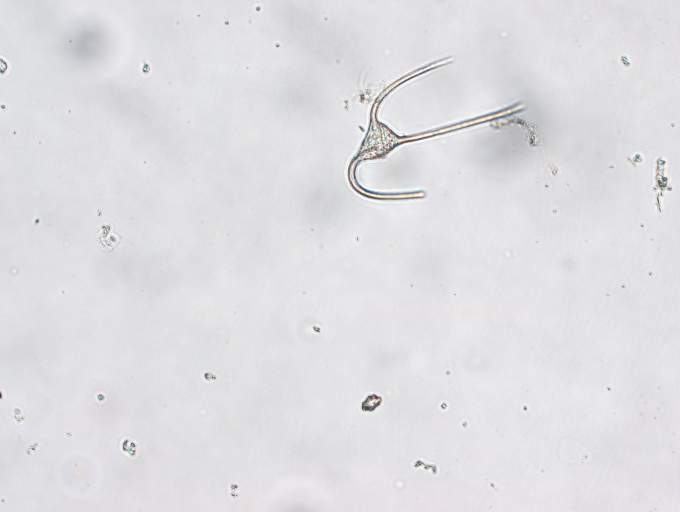
#> input picture AFTI_PMID_SINGLE_CLASS_TESTING_backup_20250215_134318/train/images/10372.jpg, 1360 x 1024 px (shown at 1/2 size); its folder holds 4 pictures in this run
$ python Testing.py
#> lines starting #> are read from the running program, lines starting #| are printed output that depends on the picture
#!/usr/bin/env python3
"""
mosaic_test.py

This script loads four random images (with Pascal VOC–formatted annotations)
from your dataset, applies a simple mosaic augmentation, and visualizes the output.

The mosaic augmentation takes four images and places them into one mosaic image,
adjusting the bounding box coordinates accordingly.

Adjust the folder paths and TARGET_SIZE as needed.
"""

import os
import cv2
import glob
import numpy as np
import random
import matplotlib.pyplot as plt

# ---------------------------
# Global Settings
# ---------------------------
# Change this to match your desired mosaic output size (width, height)
TARGET_SIZE = (1280, 960)

# Change these paths to point to your image and label folders.
IMAGES_FOLDER = "/home/itk/Desktop/Andreas/AWAS-Project/AFTI_PMID_SINGLE_CLASS_TESTING_backup_20250215_134318/train/images"
LABELS_FOLDER = "/home/itk/Desktop/Andreas/AWAS-Project/AFTI_PMID_SINGLE_CLASS_TESTING_backup_20250215_134318/train/labels_minmax"

# ---------------------------
# Helper Functions
# ---------------------------
def load_image_and_boxes(img_path, labels_folder):
    """
    Load an image and its corresponding bounding boxes and labels.
    Assumes annotation files have the same basename as the image with a .txt extension,
    and each line in the file is formatted as: class_id xmin ymin xmax ymax
    """
    image = cv2.imread(img_path)
    if image is None:
        raise FileNotFoundError(f"Could not read image: {img_path}")
    # Convert BGR to RGB
    image = cv2.cvtColor(image, cv2.COLOR_BGR2RGB)
    base_name = os.path.splitext(os.path.basename(img_path))[0]
    label_path = os.path.join(labels_folder, base_name + ".txt")
    boxes = []
    labels = []
    if os.path.exists(label_path):
        with open(label_path, 'r') as f:
            for line in f:
                parts = line.strip().split()
                if len(parts) == 5:
                    cls_id = int(parts[0])
                    xmin, ymin, xmax, ymax = map(float, parts[1:])
                    boxes.append([xmin, ymin, xmax, ymax])
                    labels.append(cls_id)
    else:
        print(f"Warning: No label file for image {img_path}")
    return image, boxes, labels

def draw_boxes(image, boxes, color=(0, 255, 0), thickness=2):
    """
    Draw bounding boxes on an image.
    Boxes should be in [xmin, ymin, xmax, ymax] format.
    """
    img_copy = image.copy()
    for bbox in boxes:
        x1, y1, x2, y2 = list(map(int, bbox[:4]))
        cv2.rectangle(img_copy, (x1, y1), (x2, y2), color, thickness)
    return img_copy

# ---------------------------
# Mosaic Augmentation Function
# ---------------------------
def mosaic_augment(images, boxes_list, labels_list, target_size=TARGET_SIZE):
    """
    Create a mosaic image from 4 images.

    Parameters:
      - images: list of 4 images (NumPy arrays in RGB)
      - boxes_list: list of bounding boxes for each image (each a list of [xmin, ymin, xmax, ymax])
      - labels_list: list of labels for each image
      - target_size: tuple (width, height) for the mosaic output

    Returns:
      - mosaic_img: the mosaic image (RGB, same type as inputs)
      - mosaic_boxes: list of adjusted bounding boxes
      - mosaic_labels: list of corresponding labels
    """
    mosaic_w, mosaic_h = target_size
    # Create a blank canvas; fill with gray (e.g., value 114) as used in some implementations.
    mosaic_img = np.full((mosaic_h, mosaic_w, 3), 114, dtype=np.uint8)

    # Choose a random mosaic center (within a reasonable range)
    xc = random.randint(int(mosaic_w * 0.3), int(mosaic_w * 0.7))
    yc = random.randint(int(mosaic_h * 0.3), int(mosaic_h * 0.7))

    mosaic_boxes = []
    mosaic_labels = []

    # Coordinates for the 4 placements
    # Order: top-left, top-right, bottom-left, bottom-right.
    placements = [
        (0, 0, xc, yc),                     # top-left
        (xc, 0, mosaic_w, yc),                # top-right
        (0, yc, xc, mosaic_h),                # bottom-left
        (xc, yc, mosaic_w, mosaic_h)          # bottom-right
    ]

    for i, (img, boxes, labels) in enumerate(zip(images, boxes_list, labels_list)):
        h, w, _ = img.shape
        x1a, y1a, x2a, y2a = placements[i]
        # Compute region width and height in the mosaic
        region_w = x2a - x1a
        region_h = y2a - y1a

        # For simplicity, we resize the image to fill its mosaic quadrant.
        img_resized = cv2.resize(img, (region_w, region_h))
        # Place the resized image in the mosaic.
        mosaic_img[y1a:y2a, x1a:x2a] = img_resized

        # Adjust boxes: assume original boxes are relative to the original image.
        if boxes:
            boxes = np.array(boxes, dtype=np.float32)
            # Compute scaling factors
            scale_x = region_w / w
            scale_y = region_h / h
            # Scale boxes
            boxes[:, [0, 2]] = boxes[:, [0, 2]] * scale_x
            boxes[:, [1, 3]] = boxes[:, [1, 3]] * scale_y
            # Shift boxes by the mosaic quadrant offset.
            boxes[:, 0] += x1a
            boxes[:, 1] += y1a
            boxes[:, 2] += x1a
            boxes[:, 3] += y1a
            mosaic_boxes.extend(boxes.tolist())
            mosaic_labels.extend(labels)

    return mosaic_img, mosaic_boxes, mosaic_labels

# ---------------------------
# Main Routine for Testing Mosaic Augmentation
# ---------------------------
def main():
    # Gather image paths.
    exts = ('*.jpg', '*.jpeg', '*.png', '*.bmp')
    image_paths = []
    for ext in exts:
        image_paths.extend(glob.glob(os.path.join(IMAGES_FOLDER, ext)))
    if len(image_paths) < 4:
        raise ValueError("Need at least 4 images for mosaic augmentation.")

    # Randomly select 4 images.
    sample_paths = random.sample(image_paths, 4)

    images = []
    boxes_list = []
    labels_list = []
    for path in sample_paths:
        img, boxes, labels = load_image_and_boxes(path, LABELS_FOLDER)
#> in load_image_and_boxes, image is the input picture: shape (1024, 1360, 3); mean B, G, R 225.7, 222.7, 223.2
#> boxes = []; labels = []
        images.append(img)
        boxes_list.append(boxes)
        labels_list.append(labels)
        print(f"Loaded {os.path.basename(path)} with {len(boxes)} boxes.")
#| Loaded 10372.jpg with 0 boxes.

    # Apply mosaic augmentation.
    mosaic_img, mosaic_boxes, mosaic_labels = mosaic_augment(images, boxes_list, labels_list, target_size=TARGET_SIZE)
#> in mosaic_augment, `mosaic_w, mosaic_h = target_size`: mosaic_w = 1280; mosaic_h = 960
#> in mosaic_augment, `mosaic_img = np.full((mosaic_h, mosaic_w, 3), 114, dtype=np.uint8)`: mosaic_img: shape (960, 1280, 3); every value is 114
#> in mosaic_augment, `xc = random.randint(int(mosaic_w * 0.3), int(mosaic_w * 0.7))`: xc = 881
#> in mosaic_augment, `yc = random.randint(int(mosaic_h * 0.3), int(mosaic_h * 0.7))`: yc = 495
#> in mosaic_augment, `placements = [ (0, 0, xc, yc),`: placements = [(0, 0, 881, 495), (881, 0, 1280, 495), (0, 495, 881, 960), (881, 495, 1280, 960)]
#> the loop in mosaic_augment, `for i, (img, boxes, labels) in enumerate(zip(images, boxes_list, label..` made 4 passes
#> pass 1, in mosaic_augment, `img_resized = cv2.resize(img, (region_w, region_h))`:
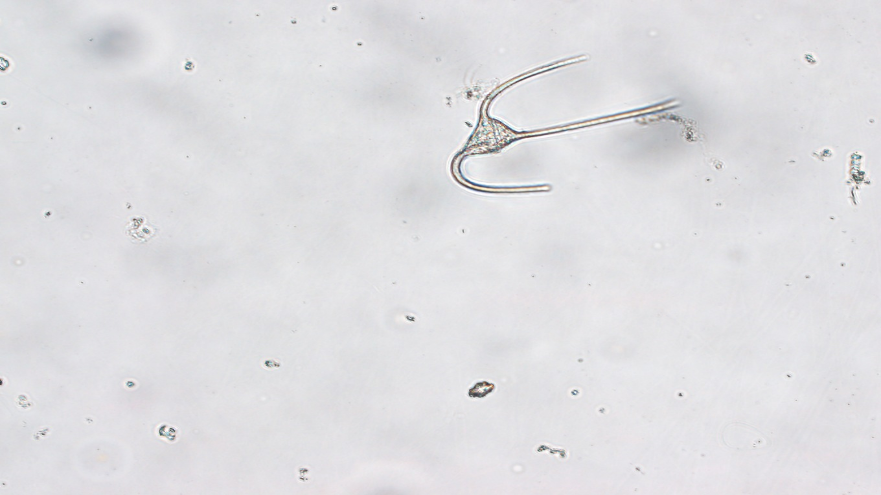
#> img_resized: shape (495, 881, 3); mean R, G, B 223.1, 222.6, 225.6
#> pass 2, in mosaic_augment, `img_resized = cv2.resize(img, (region_w, region_h))`:
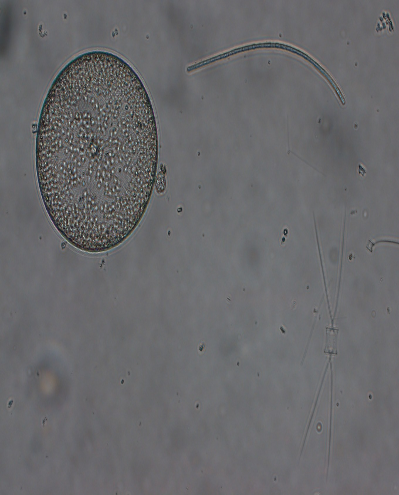
#> img_resized: shape (495, 399, 3); mean R, G, B 105, 105, 107.5
#> pass 3, in mosaic_augment, `img_resized = cv2.resize(img, (region_w, region_h))`:
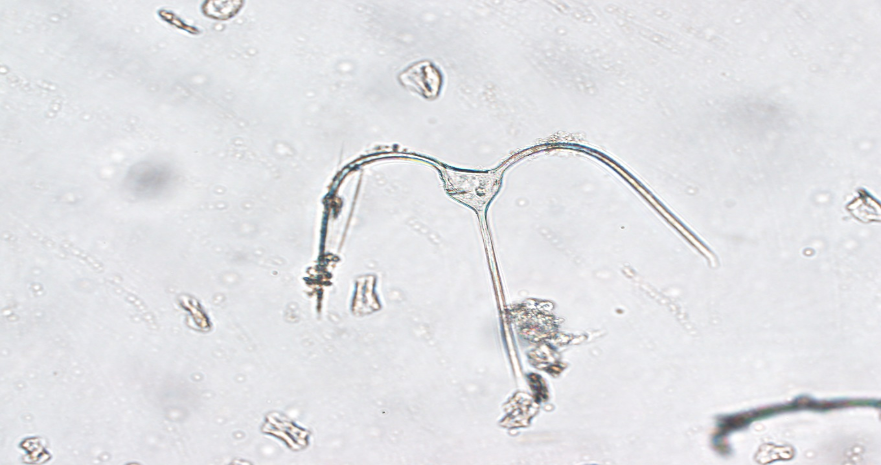
#> img_resized: shape (465, 881, 3); mean R, G, B 226.1, 226.4, 229.6
#> after the loop in mosaic_augment, `for i, (img, boxes, labels) in enumerate(zip(images, boxes_list, label..`:
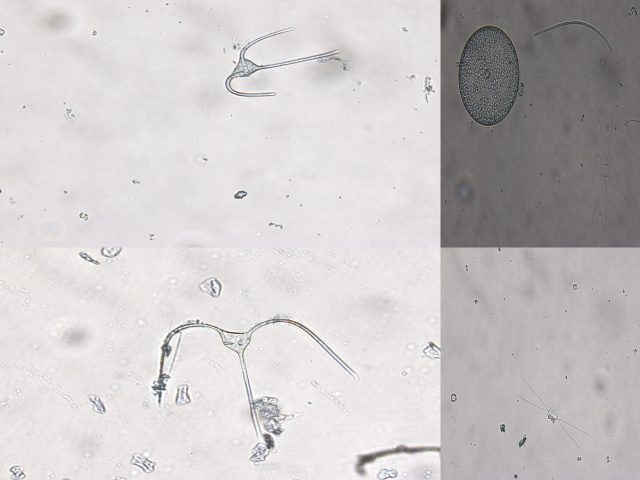
#> mosaic_img: shape (960, 1280, 3) (shown at 1/2 size); mean of channels 0, 1, 2 198.9, 198.8, 202; drawn as B, G, R

    print("\nMosaic Augmentation Result:")
    print(f"Total boxes: {len(mosaic_boxes)}")
    print(f"Labels: {mosaic_labels}")

    # Draw bounding boxes on mosaic image.
    mosaic_with_boxes = draw_boxes(mosaic_img, mosaic_boxes, color=(0, 255, 0), thickness=2)

    # Display the mosaic image.
    plt.figure(figsize=(12, 8))
    plt.imshow(mosaic_with_boxes)
    plt.title("Mosaic Augmented Image with Boxes")
    plt.axis("off")
    plt.show()

if __name__ == "__main__":
    main()
